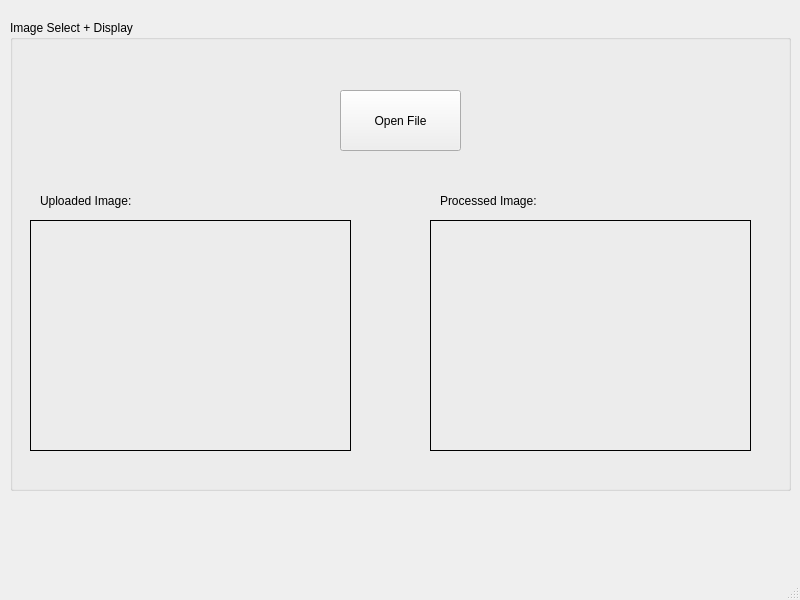
<?xml version="1.0" encoding="UTF-8"?>
<ui version="4.0">
 <class>eggsizerML</class>
 <widget class="QMainWindow" name="eggsizerML">
  <property name="geometry">
   <rect>
    <x>0</x>
    <y>0</y>
    <width>800</width>
    <height>600</height>
   </rect>
  </property>
  <property name="windowTitle">
   <string>eggsizerML</string>
  </property>
  <widget class="QWidget" name="centralwidget">
   <widget class="QGroupBox" name="groupBox">
    <property name="geometry">
     <rect>
      <x>10</x>
      <y>20</y>
      <width>781</width>
      <height>471</height>
     </rect>
    </property>
    <property name="title">
     <string>Image Select + Display</string>
    </property>
    <widget class="QPushButton" name="fileOpen_btn">
     <property name="geometry">
      <rect>
       <x>330</x>
       <y>70</y>
       <width>121</width>
       <height>61</height>
      </rect>
     </property>
     <property name="text">
      <string>Open File</string>
     </property>
    </widget>
    <widget class="QLabel" name="label_4">
     <property name="geometry">
      <rect>
       <x>30</x>
       <y>170</y>
       <width>111</width>
       <height>21</height>
      </rect>
     </property>
     <property name="text">
      <string>Uploaded Image:</string>
     </property>
    </widget>
    <widget class="QLabel" name="imgDisp_2">
     <property name="geometry">
      <rect>
       <x>420</x>
       <y>200</y>
       <width>321</width>
       <height>231</height>
      </rect>
     </property>
     <property name="frameShape">
      <enum>QFrame::Shape::Box</enum>
     </property>
     <property name="text">
      <string/>
     </property>
     <property name="scaledContents">
      <bool>true</bool>
     </property>
    </widget>
    <widget class="QLabel" name="label_7">
     <property name="geometry">
      <rect>
       <x>430</x>
       <y>170</y>
       <width>111</width>
       <height>21</height>
      </rect>
     </property>
     <property name="text">
      <string>Processed Image:</string>
     </property>
    </widget>
    <widget class="QLabel" name="imgDisp_1">
     <property name="geometry">
      <rect>
       <x>20</x>
       <y>200</y>
       <width>321</width>
       <height>231</height>
      </rect>
     </property>
     <property name="frameShape">
      <enum>QFrame::Shape::Box</enum>
     </property>
     <property name="text">
      <string/>
     </property>
     <property name="scaledContents">
      <bool>true</bool>
     </property>
    </widget>
   </widget>
  </widget>
  <widget class="QMenuBar" name="menubar">
   <property name="geometry">
    <rect>
     <x>0</x>
     <y>0</y>
     <width>800</width>
     <height>21</height>
    </rect>
   </property>
  </widget>
  <widget class="QStatusBar" name="statusbar"/>
 </widget>
 <resources/>
 <connections/>
</ui>
